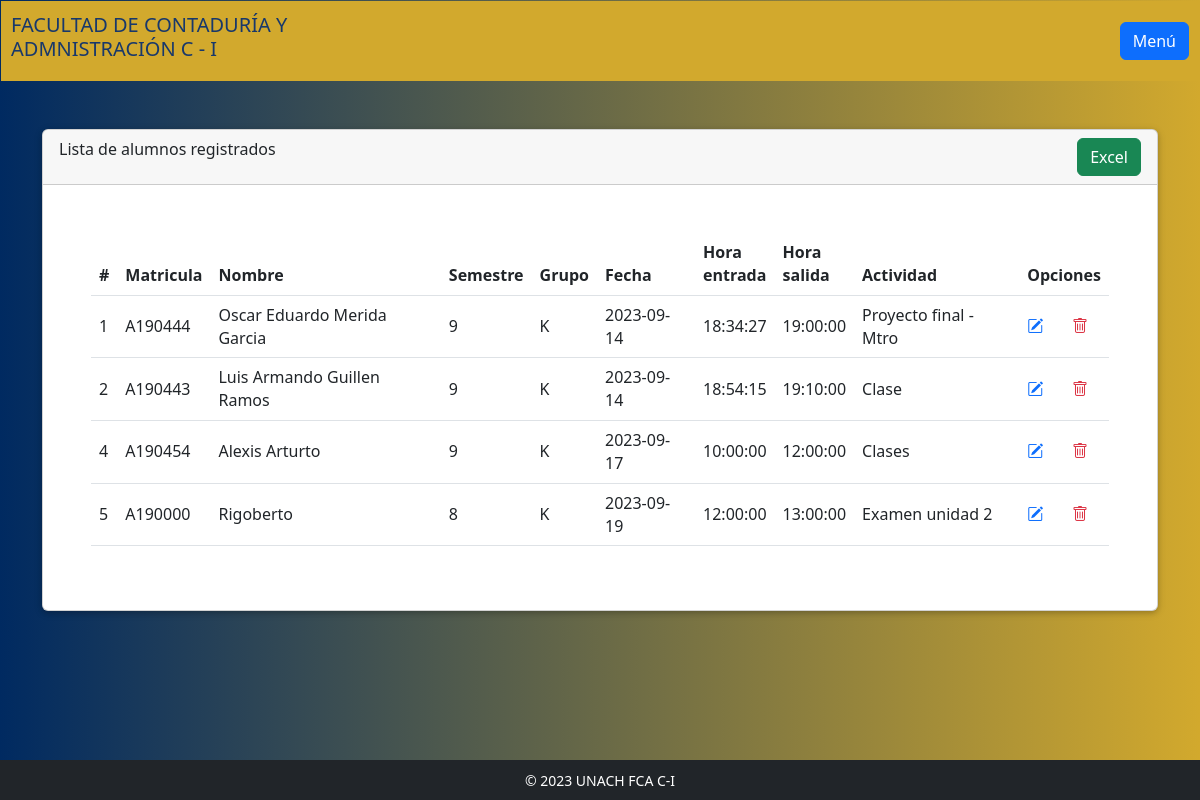
The page /vistas/verdatosregistro.php on the database its author committed.
### tables this page shows
CREATE TABLE `registro_alum` (
  `id_registro` int(11) NOT NULL,
  `matricula` varchar(20) NOT NULL,
  `full_name` varchar(80) NOT NULL,
  `semestre` int(5) NOT NULL,
  `grupo` varchar(11) NOT NULL,
  `fecha_regis` date NOT NULL,
  `hora_entrada` time NOT NULL,
  `hora_salida` time NOT NULL,
  `actividad` varchar(50) NOT NULL
);

### vistas/verdatosregistro.php (the view, shortened to what this page needs)
<?php
include_once "../config/conexion.php";
$sentencia = $bd->query("select * from registro_alum");
$registro_alum = $sentencia->fetchAll(PDO::FETCH_OBJ);
?>
<!DOCTYPE html>
<html lang="es-MX">
<head>
    <link rel="stylesheet" href="../src/css/estilos.css">
    <link href="https://cdn.jsdelivr.net/npm/bootstrap@5.2.0/dist/css/bootstrap.min.css" rel="stylesheet" />
    <link rel="stylesheet" href="https://cdn.jsdelivr.net/npm/bootstrap-icons@1.11.0/font/bootstrap-icons.css">
</head>
<header style="background-color: #D2A92D; color: #18386B; font-size: 20px; height: 80px; margin:1px; padding: 10px; display: flex; justify-content: space-between; align-items: center;">
    <h5>FACULTAD DE CONTADURÍA Y <br> ADMNISTRACIÓN C - I<br> </h5>
    <a href="../menuprincipal.php" type="button" class="btn btn-primary">Menú</a>
</header>
<body>
<div class="container mt-5">
        <div class="row justify-content-center">
            <div class="col-md-13">
                <div class="card">
                    <div class="card-header">
                        Lista de alumnos registrados
                        <a href="generarexcel.php" type="button" class="btn btn-success float-end">Excel</a>
                    </div>
                    <div class="p-5">
                        <div class="table-responsive lg">
                            <table class="table table-lg align-middle">
                                <thead>
                                    <tr>
                                        <th scope="col">#</th>
                                        <th scope="col">Matricula</th>
                                        <th scope="col">Nombre</th>
                                        <th scope="col">Semestre</th>
                                        <th scope="col">Grupo</th>
                                        <th scope="col">Fecha</th>
                                        <th scope="col">Hora<br>entrada</th>
                                        <th scope="col">Hora<br>salida</th>
                                        <th scope="col">Actividad</th>
                                        <th scope="col" colspan="2">Opciones</th>
                                    </tr>
                                </thead>
                                <tbody>
                                    <?php
                                    foreach ($registro_alum as $dato) {
                                    ?>
                                        <tr>
                                            <td scope="row"><?php echo $dato->id_registro; ?></td>
                                            <td><?php echo $dato->matricula; ?></td>
                                            <td><?php echo $dato->full_name; ?></td>
                                            <td><?php echo $dato->semestre; ?></td>
                                            <td><?php echo $dato->grupo; ?></td>
                                            <td><?php echo $dato->fecha_regis; ?></td>
                                            <td><?php echo $dato->hora_entrada; ?></td>
                                            <td><?php echo $dato->hora_salida; ?></td>
                                            <td><?php echo $dato->actividad; ?></td>
                                            <td><a class="text-primary" href="editar.php?id_registro=<?php echo $dato->id_registro; ?>">
                                            <i class="bi bi-pencil-square"></i></a></td>
                                            <td><a onclick="return confirm('¿Estas seguro?, los datos se borraran por completo.')" class="text-danger" href="eliminaregis.php?id_registro=<?php echo $dato->id_registro; ?>">
                                            <i class="bi bi-trash"></i></a></td>
                                        </tr>
                                    <?php
                                    }
                                    ?>
                                </tbody>
                            </table>
                        </div>
                    </div>
                </div>
            </div>
</body>
<footer id="sticky-footer" class="bg-dark text-white py-2">
    <div class="container text-center">
        <small>&copy; 2023 UNACH FCA C-I</small>
    </div>
</footer>
</html>

### src/css/estilos.css (style rules this page uses)
body { background-image: linear-gradient(to right, rgb(0, 42, 97), rgba(210, 169, 45, 1)); }
body { -moz-box-sizing: border-box; box-sizing: border-box; height: 100%; width: 100%; font-family: 'Roboto', sans-serif; font-weight: 400; }
.card { display: block; margin-bottom: 20px; line-height: 1.42857143; background-color: #fff; border-radius: 2px; box-shadow: 0 2px 5px 0 rgba(0,0,0,0.16),0 2px 10px 0 rgba(0,0,0,0.12); transition: box-shadow .25s; }
footer { position: fixed; left: 0; bottom: 0; width: 100%; }

### rows shown on the page
registro_alum: id_registro "1", matricula "A190444", full_name "Oscar Eduardo Merida Garcia", semestre "9", grupo "K", fecha_regis "2023-09-14", hora_entrada "18:34:27", hora_salida "19:00:00", actividad "Proyecto final - Mtro"
registro_alum: id_registro "2", matricula "A190443", full_name "Luis Armando Guillen Ramos", semestre "9", grupo "K", fecha_regis "2023-09-14", hora_entrada "18:54:15", hora_salida "19:10:00", actividad "Clase"
registro_alum: id_registro "4", matricula "A190454", full_name "Alexis Arturto", semestre "9", grupo "K", fecha_regis "2023-09-17", hora_entrada "10:00:00", hora_salida "12:00:00", actividad "Clases"
registro_alum: id_registro "5", matricula "A190000", full_name "Rigoberto", semestre "8", grupo "K", fecha_regis "2023-09-19", hora_entrada "12:00:00", hora_salida "13:00:00", actividad "Examen unidad 2"
